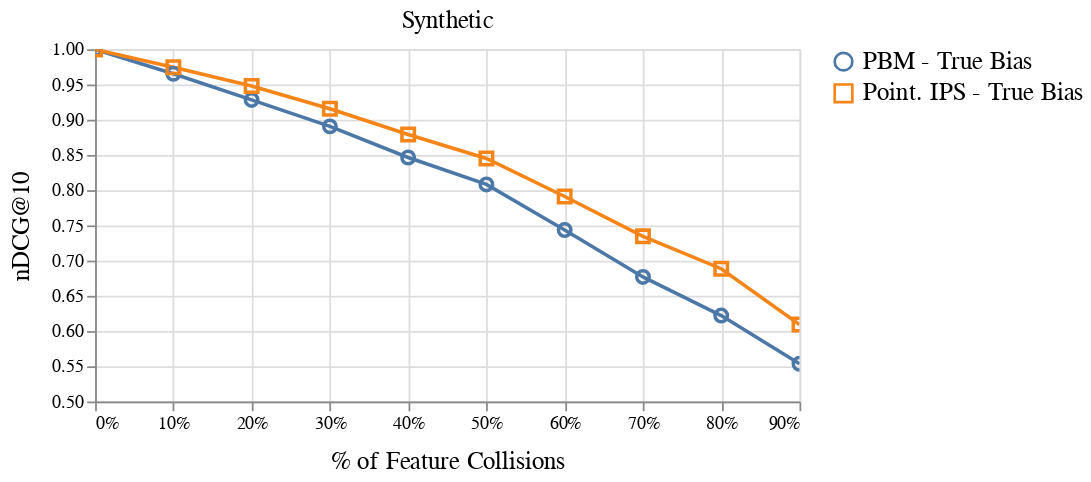

The notebook cell saved with this chart:
### Code cell
def plot(dataset_df, legend=True, width=400, height=200, metric="average_relevant_position", title="", y=[0, 1.0], clip=False, label_y=True, label_x=True): 
    lines = alt.Chart(dataset_df, width=width, height=height, title=title).mark_line(clip=clip).encode(
        x=alt.X("data_perc_feature_collision", title="% of Feature Collisions", axis=alt.Axis(format='%')),
        y=alt.Y(f"mean({metric})", scale=alt.Scale(zero=False, domain=y), title=metric if label_y else None),
        color=alt.Color("model", legend=None),
        tooltip=[f"count({metric})", "n_sessions", f"mean({metric})"]
    )

    marks = alt.Chart(dataset_df).mark_point(clip=clip, size=50).encode(
        x=alt.X("data_perc_feature_collision"),
        y=alt.Y(f"mean({metric})", scale=alt.Scale(zero=False)),
        shape=alt.Shape("model"),
        color=alt.Color("model"),
        tooltip=[f"count({metric})", "n_sessions", f"mean({metric})"]
    )

    ci = alt.Chart(dataset_df).mark_errorband(opacity=0.5, clip=clip).encode(
        x=alt.X("data_perc_feature_collision"),
        y=alt.Y(metric, scale=alt.Scale(zero=False)),
        color=alt.Color("model", legend=None),
    )

    return alt.layer(
        lines,
        marks,
        ci
    ).resolve_scale(
        color="independent",
        shape="independent"
    )


chart = (
    plot(test_df, legend=True, metric="nDCG@10", title="Synthetic", y=[0.5, 1.0], clip=True)
).configure_legend(
    orient="right",
    title=None,
    labelFont="serif",
    labelFontSize=14,
    columnPadding=20,
).configure_title(
    fontSize=14,
    fontWeight="normal",
    font="serif"
).configure_axis(
    titlePadding=10,
    titleFontSize=14,
    titleFontWeight="normal",
    titleFont="serif",
    labelFontSize=10,
    labelFontWeight="normal",
    labelFont="serif",
    tickCount=8
)

save(chart, "figures/feature_collisions.pdf")
chart

### Figure 1 — Vega-Lite specification as saved in the notebook (floating-point values rounded to 4 significant figures; data arrays with more than 128 entries replaced by an {"elided": "..."} marker saying what was removed)
{"config": {"view": {"continuousWidth": 400, "continuousHeight": 300}, "axis": {"labelFont": "serif", "labelFontSize": 10, "labelFontWeight": "normal", "tickCount": 8, "titleFont": "serif", "titleFontSize": 14, "titleFontWeight": "normal", "titlePadding": 10}, "legend": {"columnPadding": 20, "labelFont": "serif", "labelFontSize": 14, "orient": "right", "title": null}, "title": {"font": "serif", "fontSize": 14, "fontWeight": "normal"}}, "layer": [{"mark": {"type": "line", "clip": true}, "encoding": {"color": {"field": "model", "legend": null, "type": "nominal"}, "tooltip": [{"aggregate": "count", "field": "nDCG@10", "type": "quantitative"}, {"field": "n_sessions", "type": "quantitative"}, {"aggregate": "mean", "field": "nDCG@10", "type": "quantitative"}], "x": {"axis": {"format": "%"}, "field": "data_perc_feature_collision", "title": "% of Feature Collisions", "type": "quantitative"}, "y": {"aggregate": "mean", "field": "nDCG@10", "scale": {"domain": [0.5, 1.0], "zero": false}, "title": "nDCG@10", "type": "quantitative"}}, "height": 200, "title": "Synthetic", "width": 400}, {"mark": {"type": "point", "clip": true, "size": 50}, "encoding": {"color": {"field": "model", "type": "nominal"}, "shape": {"field": "model", "type": "nominal"}, "tooltip": [{"aggregate": "count", "field": "nDCG@10", "type": "quantitative"}, {"field": "n_sessions", "type": "quantitative"}, {"aggregate": "mean", "field": "nDCG@10", "type": "quantitative"}], "x": {"field": "data_perc_feature_collision", "type": "quantitative"}, "y": {"aggregate": "mean", "field": "nDCG@10", "scale": {"zero": false}, "type": "quantitative"}}}, {"mark": {"type": "errorband", "clip": true, "opacity": 0.5}, "encoding": {"color": {"field": "model", "legend": null, "type": "nominal"}, "x": {"field": "data_perc_feature_collision", "type": "quantitative"}, "y": {"field": "nDCG@10", "scale": {"zero": false}, "type": "quantitative"}}}], "data": {"name": "data-42a0316449adb9462e047b204b28b266"}, "resolve": {"scale": {"color": "independent", "shape": "independent"}}, "$schema": "https://vega.github.io/schema/vega-lite/v4.17.0.json", "datasets": {"data-42a0316449adb9462e047b204b28b266": {"elided": "200 records"}}}
